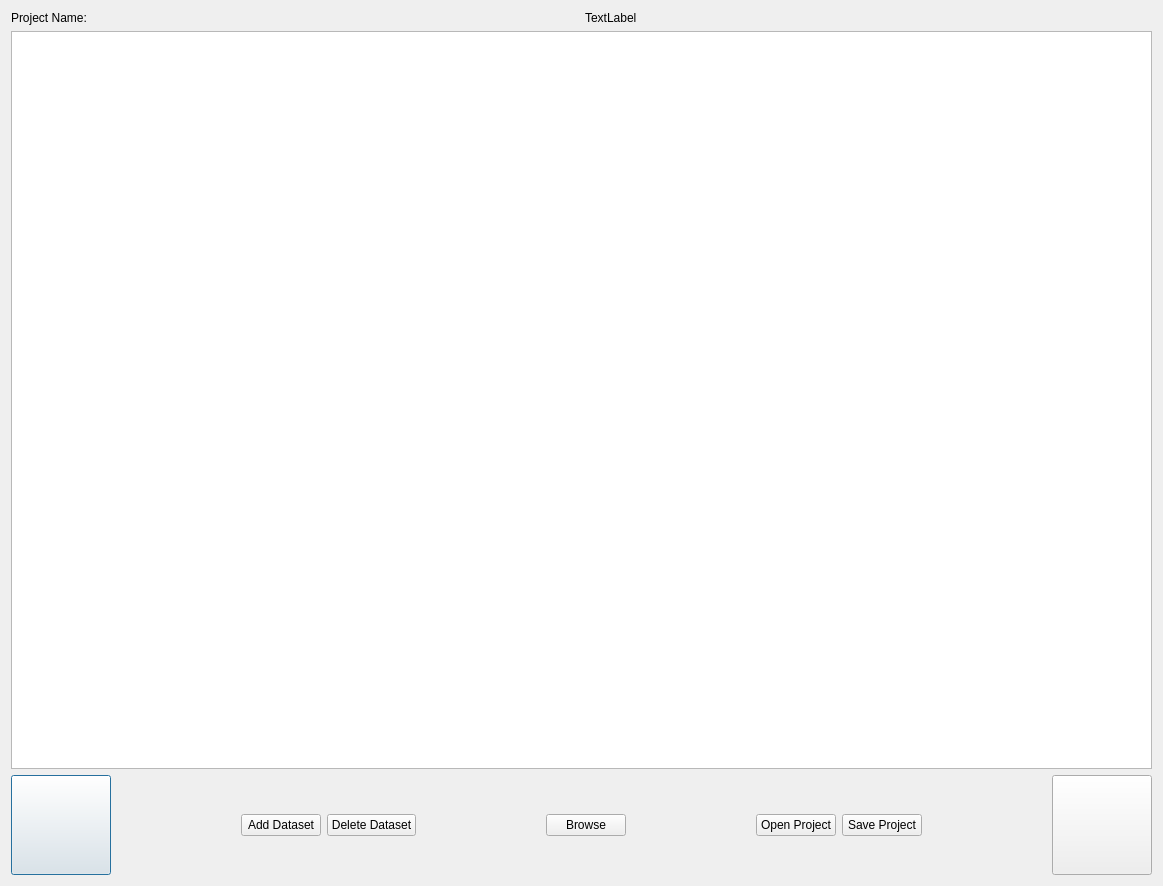
<?xml version="1.0" encoding="UTF-8"?>
<ui version="4.0">
 <class>Dialog</class>
 <widget class="QDialog" name="Dialog">
  <property name="geometry">
   <rect>
    <x>0</x>
    <y>0</y>
    <width>1163</width>
    <height>886</height>
   </rect>
  </property>
  <property name="windowTitle">
   <string>Gateway MT</string>
  </property>
  <layout class="QGridLayout" name="gridLayout">
   <item row="3" column="1">
    <layout class="QHBoxLayout" name="horizontalLayout">
     <item>
      <widget class="QLabel" name="label_2">
       <property name="text">
        <string>Project Name:</string>
       </property>
      </widget>
     </item>
     <item>
      <widget class="QLabel" name="projectName">
       <property name="text">
        <string>TextLabel</string>
       </property>
      </widget>
     </item>
    </layout>
   </item>
   <item row="10" column="1">
    <layout class="QHBoxLayout" name="horizontalLayout_3">
     <property name="sizeConstraint">
      <enum>QLayout::SetDefaultConstraint</enum>
     </property>
     <item>
      <widget class="QPushButton" name="launchDataPlot">
       <property name="minimumSize">
        <size>
         <width>100</width>
         <height>100</height>
        </size>
       </property>
       <property name="text">
        <string/>
       </property>
      </widget>
     </item>
     <item>
      <spacer name="horizontalSpacer_2">
       <property name="orientation">
        <enum>Qt::Horizontal</enum>
       </property>
       <property name="sizeHint" stdset="0">
        <size>
         <width>40</width>
         <height>20</height>
        </size>
       </property>
      </spacer>
     </item>
     <item>
      <widget class="QPushButton" name="addDataset">
       <property name="text">
        <string>Add Dataset</string>
       </property>
      </widget>
     </item>
     <item>
      <widget class="QPushButton" name="deleteDataset">
       <property name="text">
        <string>Delete Dataset</string>
       </property>
      </widget>
     </item>
     <item>
      <spacer name="horizontalSpacer">
       <property name="orientation">
        <enum>Qt::Horizontal</enum>
       </property>
       <property name="sizeHint" stdset="0">
        <size>
         <width>40</width>
         <height>20</height>
        </size>
       </property>
      </spacer>
     </item>
     <item>
      <widget class="QPushButton" name="browseButton">
       <property name="text">
        <string>Browse</string>
       </property>
      </widget>
     </item>
     <item>
      <spacer name="horizontalSpacer_3">
       <property name="orientation">
        <enum>Qt::Horizontal</enum>
       </property>
       <property name="sizeHint" stdset="0">
        <size>
         <width>40</width>
         <height>20</height>
        </size>
       </property>
      </spacer>
     </item>
     <item>
      <widget class="QPushButton" name="openProject">
       <property name="text">
        <string>Open Project</string>
       </property>
      </widget>
     </item>
     <item>
      <widget class="QPushButton" name="saveProject">
       <property name="text">
        <string>Save Project</string>
       </property>
      </widget>
     </item>
     <item>
      <spacer name="horizontalSpacer_4">
       <property name="orientation">
        <enum>Qt::Horizontal</enum>
       </property>
       <property name="sizeHint" stdset="0">
        <size>
         <width>40</width>
         <height>20</height>
        </size>
       </property>
      </spacer>
     </item>
     <item>
      <widget class="QPushButton" name="launchModelViewer">
       <property name="minimumSize">
        <size>
         <width>100</width>
         <height>100</height>
        </size>
       </property>
       <property name="text">
        <string/>
       </property>
      </widget>
     </item>
    </layout>
   </item>
   <item row="4" column="1">
    <widget class="QTableWidget" name="datasetTable">
     <property name="selectionMode">
      <enum>QAbstractItemView::ExtendedSelection</enum>
     </property>
     <property name="selectionBehavior">
      <enum>QAbstractItemView::SelectRows</enum>
     </property>
    </widget>
   </item>
  </layout>
 </widget>
 <resources/>
 <connections/>
</ui>
